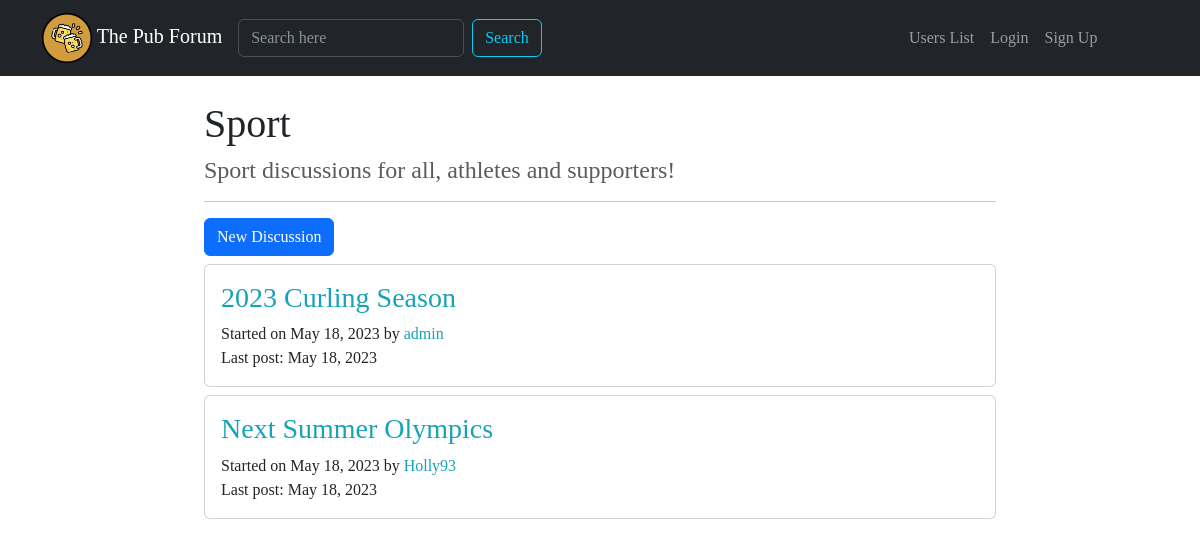
/forum/section/2/, run on an earlier commit of the app's database.
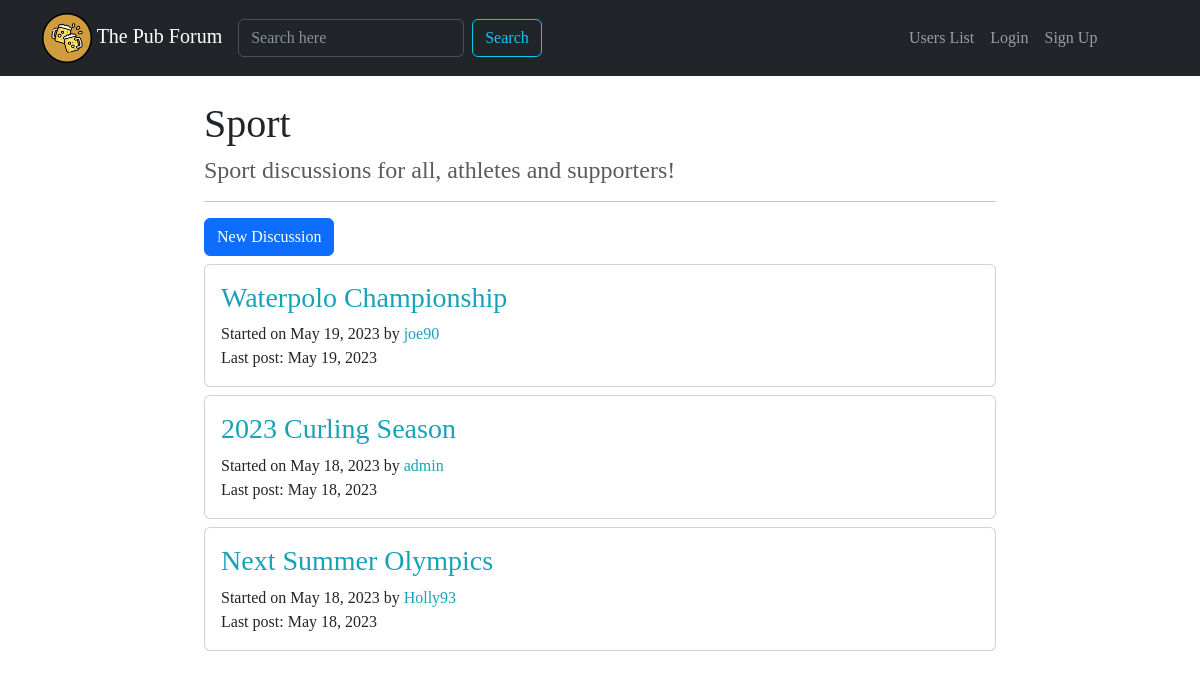
And on a later commit of the database.
### forum/models.py (models this page shows, shortened)
class Discussion(models.Model):
    discussion_title = models.CharField(max_length=150)
    discussion_creation_data = models.DateField(auto_now_add=True)
    discussion_author = models.ForeignKey(User, on_delete=models.CASCADE, related_name='discussions')
    discussion_section = models.ForeignKey(Section, on_delete=models.CASCADE)
    def get_absolute_url(self):
        return reverse("show_discussion", kwargs={'pk': self.pk})
    class Meta:
        verbose_name = 'Discussion'
        verbose_name_plural = 'Discussions'

class Post(models.Model):
    post_author = models.ForeignKey(User, on_delete=models.CASCADE, related_name='posts')
    post_content = models.TextField()
    post_creation_data = models.DateField(auto_now_add=True)
    post_discussion = models.ForeignKey(Discussion, on_delete=models.CASCADE)
    class Meta:
        verbose_name = 'Post'
        verbose_name_plural = 'Posts'

### forum/views.py (the view)
# urls.py: path("section/<int:pk>/", show_section, name='show_section'),
def show_section(request, pk):
    section = get_object_or_404(Section, pk=pk)
    section_discussions = Discussion.objects.\
        filter(discussion_section=section).order_by("-discussion_creation_data")
    context = {'section': section, 'section_discussions': section_discussions}
    return render(request, "show_section.html", context)

### forum/templates/show_section.html (shortened to what this page needs)
{% extends 'base.html' %}
{% load crispy_forms_tags %}
{% block content %}
<div class="row justify-content-center">
    <div class="col-8">
        <h1 >{{ section.section_name }}</h1>
        <h4 class="text-muted">{{ section.section_description }}</h4>
        <hr>
        <a class="btn btn-primary" href="{% url 'create_discussion' pk=section.pk %}">New Discussion</a>
        {% for disc in section_discussions %}
        <div class="card my-2">
            <div class="card-body">
                <h3><a class="text-decoration-none" href="{{ disc.get_absolute_url }}">{{ disc.discussion_title }}</a></h3>
                Started on {{ disc.discussion_creation_data }} by
                <a class="text-decoration-none" href="{% url 'user_profile' username=disc.discussion_author.username %}">
                {{ disc.discussion_author }}
                </a>
                <br>
                Last post: {{ disc.post_set.last.post_creation_data }}
            </div>
        </div>
        {% endfor %}
    </div>
</div>
{% endblock content %}

What changed in the data, as far as the page shows it:
added Discussion: discussion_title "Waterpolo Championship", discussion_creation_data "May 19, 2023", discussion_author "joe90", post_set.last.post_creation_data "May 19, 2023"
